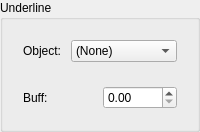
                     <widget class="QGroupBox" name="ulGroupBox">
                      <property name="title">
                       <string>Underline</string>
                      </property>
                      <layout class="QVBoxLayout" name="verticalLayout_37">
                       <item>
                        <widget class="QWidget" name="ulObjWidget" native="true">
                         <layout class="QHBoxLayout" name="horizontalLayout_31">
                          <item>
                           <widget class="QLabel" name="ulObjLabel">
                            <property name="text">
                             <string>Object: </string>
                            </property>
                           </widget>
                          </item>
                          <item>
                           <widget class="QComboBox" name="ulObjComboBox">
                            <property name="sizePolicy">
                             <sizepolicy hsizetype="Expanding" vsizetype="Fixed">
                              <horstretch>0</horstretch>
                              <verstretch>0</verstretch>
                             </sizepolicy>
                            </property>
                            <item>
                             <property name="text">
                              <string>(None)</string>
                             </property>
                            </item>
                           </widget>
                          </item>
                         </layout>
                        </widget>
                       </item>
                       <item>
                        <widget class="QWidget" name="ulBuffWidget" native="true">
                         <layout class="QHBoxLayout" name="horizontalLayout_32">
                          <item>
                           <widget class="QLabel" name="ulBuffLabel">
                            <property name="text">
                             <string>Buff: </string>
                            </property>
                           </widget>
                          </item>
                          <item>
                           <widget class="QDoubleSpinBox" name="ulBuffSpinBox">
                            <property name="accelerated">
                             <bool>true</bool>
                            </property>
                           </widget>
                          </item>
                         </layout>
                        </widget>
                       </item>
                      </layout>
                     </widget>
